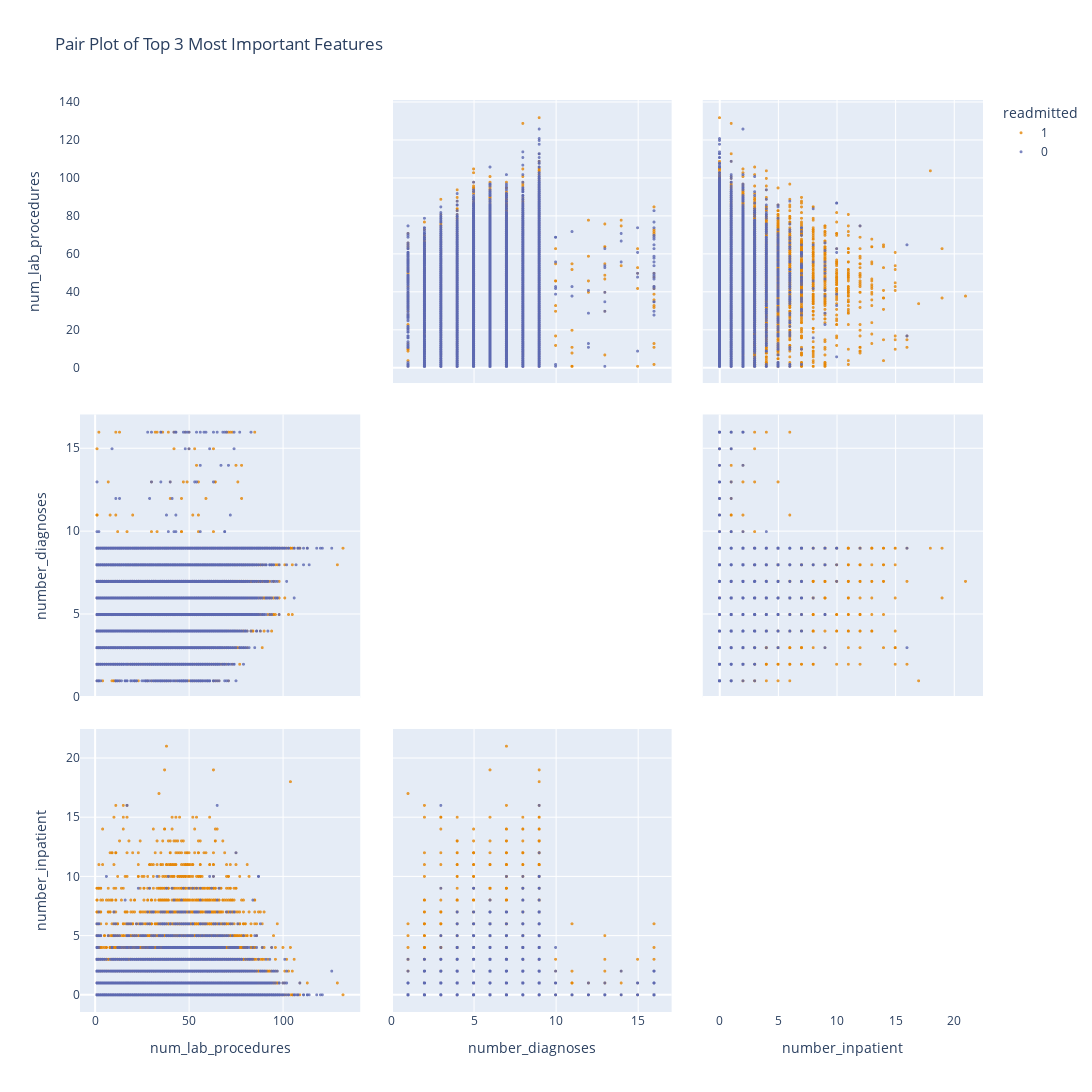

Notebook cell for this chart:
### Markdown cell above
For a more comprehensive view, a scatter plot matrix of the top features provides all possible 2D cross-sections of the 3D plot simultaneously, eliminating the need for manual rotation.

### Code cell
# Create a subset dataframe with top features and the target
plotting_df = df[['num_lab_procedures', 'number_diagnoses', 
                  'number_inpatient', 'readmitted']]

# Create the pair plot
fig = px.scatter_matrix(
    plotting_df,
    dimensions=['num_lab_procedures', 'number_diagnoses', 'number_inpatient'],
    color='readmitted',
    color_discrete_sequence=px.colors.qualitative.Vivid,
    title="Pair Plot of Top 3 Most Important Features"
)
# Adjust marker size and opacity for the pair plot
fig.update_traces(marker=dict(size=3, opacity=0.8), diagonal_visible=False)
fig.update_layout(width=1200, height=1200, autosize=False)
fig.show()

### Figure 1 — Plotly figure (JSON) as saved in the notebook; plotly's stock layout.template omitted (floating-point values rounded to 4 significant figures; data arrays with more than 128 entries replaced by an {"elided": "..."} marker saying what was removed)
{"data": [{"diagonal": {"visible": false}, "dimensions": [{"axis": {"matches": true}, "label": "num_lab_procedures", "values": {"elided": "44309 int values"}}, {"axis": {"matches": true}, "label": "number_diagnoses", "values": {"elided": "44309 int values"}}, {"axis": {"matches": true}, "label": "number_inpatient", "values": {"elided": "44309 int values"}}], "hovertemplate": "readmitted=1<br>%{xaxis.title.text}=%{x}<br>%{yaxis.title.text}=%{y}<extra></extra>", "legendgroup": "1", "marker": {"color": "rgb(229, 134, 6)", "opacity": 0.8, "size": 3, "symbol": "circle"}, "name": "1", "showlegend": true, "type": "splom"}, {"diagonal": {"visible": false}, "dimensions": [{"axis": {"matches": true}, "label": "num_lab_procedures", "values": {"elided": "49753 int values"}}, {"axis": {"matches": true}, "label": "number_diagnoses", "values": {"elided": "49753 int values"}}, {"axis": {"matches": true}, "label": "number_inpatient", "values": {"elided": "49753 int values"}}], "hovertemplate": "readmitted=0<br>%{xaxis.title.text}=%{x}<br>%{yaxis.title.text}=%{y}<extra></extra>", "legendgroup": "0", "marker": {"color": "rgb(93, 105, 177)", "opacity": 0.8, "size": 3, "symbol": "circle"}, "name": "0", "showlegend": true, "type": "splom"}], "layout": {"autosize": false, "dragmode": "select", "height": 1200, "legend": {"title": {"text": "readmitted"}, "tracegroupgap": 0}, "title": {"text": "Pair Plot of Top 3 Most Important Features"}, "width": 1200}}
